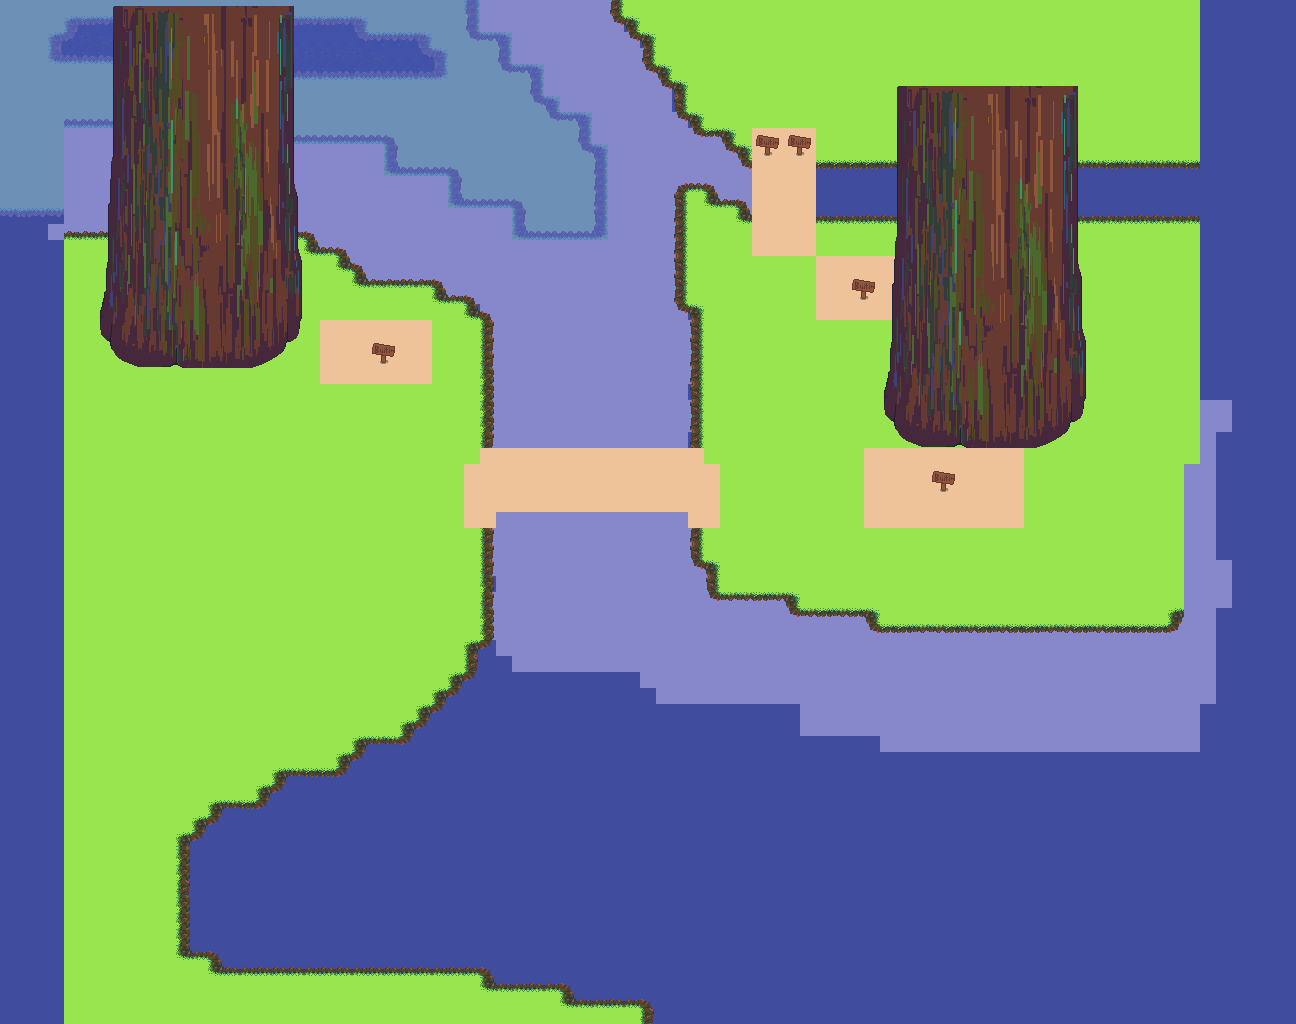

This game map was drawn from its Tiled (.tmx) file and the tilesets committed beside it. A one-line description and the trimmed map source follow:
An orthogonal 81x64 tile map with 16x16 px tiles, 8 tile layers (Deep, Medium, Shallow, Water, ...), 4 tilesets and 214 objects (115x Decoration, 46x Wall, 44x WaterArea, 2x CameraBlock, Gate).

<map version="1.10" tiledversion="1.11.2" orientation="orthogonal" renderorder="right-down" width="81" height="64" tilewidth="16" tileheight="16" infinite="0" nextlayerid="18" nextobjectid="443">
 <tileset firstgid="1" source="Tilesets/Tileset.tsx" />
 <tileset firstgid="91" source="Tilesets/Decoration.tsx" />
 <tileset firstgid="99" source="Tilesets/Dark_temp.tsx" />
 <tileset firstgid="129" source="Tilesets/BigTree.tsx" />
 <layer id="14" name="Deep" width="81" height="64">
  <data>[5184 cells, 90 non-empty, 5 distinct tile ids]</data>
 </layer>
 <layer id="13" name="Medium" width="81" height="64">
  <data>[5184 cells, 526 non-empty, 15 distinct tile ids]</data>
 </layer>
 <layer id="12" name="Shallow" width="81" height="64">
  <data>[5184 cells, 1031 non-empty, 14 distinct tile ids]</data>
 </layer>
 <layer id="3" name="Water" width="81" height="64">
  <data>[5184 cells, 5184 non-empty, 5 distinct tile ids]</data>
 </layer>
 <layer id="1" name="Land1" width="81" height="64">
  <data>[5184 cells, 1973 non-empty, 26 distinct tile ids]</data>
 </layer>
 <layer id="5" name="Land2" width="81" height="64">
  <data>[5184 cells, 371 non-empty, 7 distinct tile ids]</data>
 </layer>
 <layer id="4" name="brigde" width="81" height="64">
  <data>[5184 cells, 98 non-empty, 8 distinct tile ids]</data>
 </layer>
 <layer id="17" name="BigTree" width="81" height="64">
  <data>[5184 cells, 598 non-empty, 299 distinct tile ids]</data>
 </layer>
 <objectgroup id="2" name="Decorations">
  <object id="117" type="Decoration" gid="94" x="8.66667" y="304.667" width="80" height="96">
   <properties>
    <property name="ObjName" value="bush_t1_04" />
   </properties>
  </object>
  <object id="118" type="Decoration" gid="94" x="47.3333" y="308.667" width="80" height="96">
   <properties>
    <property name="ObjName" value="bush_t1_04" />
   </properties>
  </object>
  <object id="119" type="Decoration" gid="94" x="43.3333" y="278" width="80" height="96">
   <properties>
    <property name="ObjName" value="bush_t1_04" />
   </properties>
  </object>
  <object id="120" type="Decoration" gid="94" x="22" y="332.667" width="80" height="96">
   <properties>
    <property name="ObjName" value="bush_t1_04" />
   </properties>
  </object>
  <object id="121" type="Decoration" gid="93" x="42.6667" y="336" width="80" height="96">
   <properties>
    <property name="ObjName" value="bush_t1_03" />
   </properties>
  </object>
  <object id="122" type="Decoration" gid="93" x="0" y="348" width="80" height="96">
   <properties>
    <property name="ObjName" value="bush_t1_03" />
   </properties>
  </object>
  <object id="123" type="Decoration" gid="93" x="34" y="363.333" width="80" height="96">
   <properties>
    <property name="ObjName" value="bush_t1_03" />
   </properties>
  </object>
  <object id="124" type="Decoration" gid="92" x="16" y="386.666" width="80" height="96">
   <properties>
    <property name="ObjName" value="bush_t1_02" />
   </properties>
  </object>
  <object id="125" type="Decoration" gid="92" x="41.3334" y="384" width="80" height="96">
   <properties>
    <property name="ObjName" value="bush_t1_02" />
   </properties>
  </object>
  <object id="126" type="Decoration" gid="91" x="36.6667" y="403.333" width="80" height="96">
   <properties>
    <property name="ObjName" value="bush_t1_01" />
   </properties>
  </object>
  <object id="129" type="Decoration" gid="91" x="68" y="385.333" width="80" height="96">
   <properties>
    <property name="ObjName" value="bush_t1_01" />
   </properties>
  </object>
  <object id="245" type="Decoration" gid="94" x="374" y="630.667" width="80" height="96">
   <properties>
    <property name="ObjName" value="bush_t1_04" />
   </properties>
  </object>
  <object id="246" type="Decoration" gid="93" x="416" y="640" width="80" height="96">
   <properties>
    <property name="ObjName" value="bush_t1_03" />
   </properties>
  </object>
  <object id="247" type="Decoration" gid="93" x="352" y="646" width="80" height="96">
   <properties>
    <property name="ObjName" value="bush_t1_03" />
   </properties>
  </object>
  <object id="248" type="Decoration" gid="93" x="386" y="661.333" width="80" height="96">
   <properties>
    <property name="ObjName" value="bush_t1_03" />
   </properties>
  </object>
  <object id="249" type="Decoration" gid="92" x="368" y="684.666" width="80" height="96">
   <properties>
    <property name="ObjName" value="bush_t1_02" />
   </properties>
  </object>
  <object id="250" type="Decoration" gid="92" x="388.667" y="672" width="80" height="96">
   <properties>
    <property name="ObjName" value="bush_t1_02" />
   </properties>
  </object>
  <object id="251" type="Decoration" gid="91" x="384" y="704" width="80" height="96">
   <properties>
    <property name="ObjName" value="bush_t1_01" />
   </properties>
  </object>
  <object id="252" type="Decoration" gid="91" x="415.333" y="673.333" width="80" height="96">
   <properties>
    <property name="ObjName" value="bush_t1_01" />
   </properties>
  </object>
  <object id="253" type="Decoration" gid="94" x="240" y="656" width="80" height="96">
   <properties>
    <property name="ObjName" value="bush_t1_04" />
   </properties>
  </object>
  <object id="254" type="Decoration" gid="94" x="287.333" y="670.667" width="80" height="96">
   <properties>
    <property name="ObjName" value="bush_t1_04" />
   </properties>
  </object>
  <object id="255" type="Decoration" gid="94" x="336" y="656" width="80" height="96">
   <properties>
    <property name="ObjName" value="bush_t1_04" />
   </properties>
  </object>
  <object id="256" type="Decoration" gid="94" x="262" y="694.667" width="80" height="96">
   <properties>
    <property name="ObjName" value="bush_t1_04" />
   </properties>
  </object>
  <object id="257" type="Decoration" gid="93" x="320" y="704" width="80" height="96">
   <properties>
    <property name="ObjName" value="bush_t1_03" />
   </properties>
  </object>
  <object id="258" type="Decoration" gid="93" x="240" y="710" width="80" height="96">
   <properties>
    <property name="ObjName" value="bush_t1_03" />
   </properties>
  </object>
  <object id="259" type="Decoration" gid="93" x="274" y="725.333" width="80" height="96">
   <properties>
    <property name="ObjName" value="bush_t1_03" />
   </properties>
  </object>
  <object id="260" type="Decoration" gid="92" x="256" y="748.666" width="80" height="96">
   <properties>
    <property name="ObjName" value="bush_t1_02" />
   </properties>
  </object>
  <object id="261" type="Decoration" gid="92" x="304" y="736" width="80" height="96">
   <properties>
    <property name="ObjName" value="bush_t1_02" />
   </properties>
  </object>
  <object id="262" type="Decoration" gid="91" x="272" y="768" width="80" height="96">
   <properties>
    <property name="ObjName" value="bush_t1_01" />
   </properties>
  </object>
  <object id="263" type="Decoration" gid="91" x="336" y="736" width="80" height="96">
   <properties>
    <property name="ObjName" value="bush_t1_01" />
   </properties>
  </object>
  <object id="264" type="Decoration" gid="94" x="120.667" y="714.667" width="80" height="96">
   <properties>
    <property name="ObjName" value="bush_t1_04" />
   </properties>
  </object>
  <object id="265" type="Decoration" gid="94" x="159.333" y="718.667" width="80" height="96">
   <properties>
    <property name="ObjName" value="bush_t1_04" />
   </properties>
  </object>
  </objectgroup>
 <objectgroup id="8" name="Walls">
  <!-- 99 objects omitted --></objectgroup>
 <objectgroup id="11" name="WaterAreas">
  <!-- 48 objects omitted --></objectgroup>
 <objectgroup id="15" name="CameraBlocks">
  <!-- 3 objects omitted --></objectgroup>
 <objectgroup id="16" name="GateAreas">
  <!-- 1 objects omitted --></objectgroup>
</map>
<!-- 182 of 214 objects omitted -->
